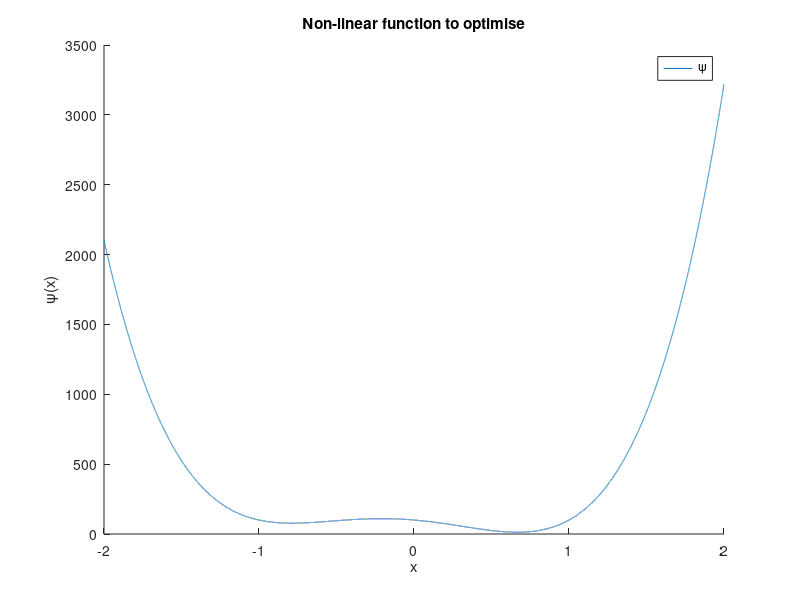
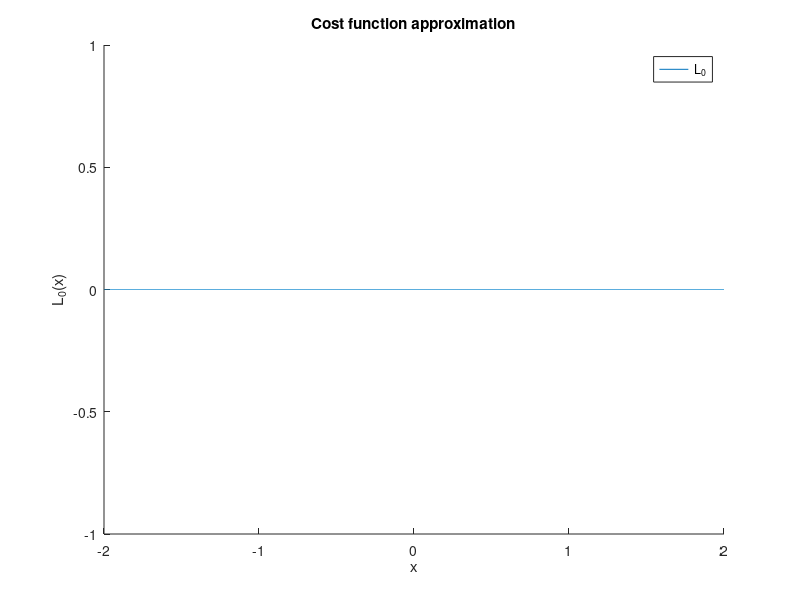

Recreate these plots in MATLAB, in order.
%%%%%%%%%%%%%%%%%%%%%%%%%%%%%%%%%%%%%%%%%%%%%%%%%%%%
%%% Single Variable Non-convex Function Minimization
%%% 
%%% Source code for paper: Global optimality of approximate dynamic programming and its use in non-convex function minimization
%%% Authors: Ali Heydari and S.N. Balakrishnan
%%% Journal: Applied Soft Computing, Vol. 24, 2014, pp. 291�303
%%% 
%%% Copyright 2013 by Ali Heydari (heydari.ali@gmail.com)
%%% Author Webpage: http://webpages.sdsmt.edu/~aheydari/
%%%
%%% Refer to the paper and the notations used therein for understanding this code
%%%
%%% Author of the code: 
%%% Vittorio Giammarino
%%% DSCS, Tu Delft, 2018
%%%%%%%%%%%%%%%%%%%%%%%%%%%%%%%%%%%%%%%%%%%%%%%%%%%%%
clc; clear;

%% Initialization

% The function subject to minimization
c = 100;
psi = @(x) c*[2.1333*x^4 + 0.9333*x^3 - 2.1333*x^2 - 0.9333*x + 1]; % A non-convex psi to optimze

dt = 1e-4; %Sampling time of the discrete system
tf =  1; %The simulation will be performed from t=0 to this value
N = tf/dt; %Number of steps during each simulation 

% System dynamics
f = @(x) [0];
g = [1];

Q = @(x) [0*dt*x^2];
R = 1;

n = 1; m = 1; %system order and number of inputs

X_k =  (rand(n,1)*2-1); %Initial states selection

% Basis functions
phi = @(x) [1 x x^2 x^3 x^4 x^5 x^6 x^7]';
dphi_dx = @(x) [0 1 2*x 3*x^2 4*x^3 5*x^4 6*x^5 7*x^6]';
sigma = @(x) [1 x x^2 x^3 x^4 x^5 x^6]';

% Initializing memory
FinalW = zeros(length(phi(X_k)),N);
FinalV = zeros(length(sigma(X_k)),N); %Scalar control, for now

%% NN Training

MaxEpochNo = 3; % Unlike Algorithm 1 of the paper, where "beta" was defined for evaluating the convergence of "Step 6", we're setting a fixed number of iterations for that successive approximation
NoOfEquations = 100; % Number of sample "x" selected for training using least squares
StateSelectionWidth = 2; % the states will be selected from interval (-StateSelectionWidth, StateSelectionWidth)

f_bar = @(x) dt*f(x); % Discretized R
g_bar = dt*g; % Discretized g
Q_bar = @(x) dt*Q(x); %Discretized Q
R_bar = dt*R; % Discretized R

tic
W = zeros(length(phi(X_k)),N,MaxEpochNo);
V = zeros(length(sigma(X_k)),N,MaxEpochNo); %Scalar control, for now

% Variables defined for least squares calculation, refer to the Appendix in the paper
RHS_J = zeros(NoOfEquations,1); %Right Half Square J
RHS_U = zeros(NoOfEquations,m); %Right Half Square U
LHS_J = zeros(NoOfEquations,length(phi(X_k))); %Left Half Square J
LHS_U = zeros(NoOfEquations,length(sigma(X_k))); %Left Half Square U

diverged = 0;

% Training process based on Algorithm 1 of the paper
for t = 0:N-1
    k = N - t; %Changing from N to 1
    W(:,k,1) = FinalW(:,k);
    V(:,k,1) = FinalV(:,k);
    if diverged == 0
        if mod(k,50)==0
            fprintf('Current time = %g\n',k);
        end 
        if k == N % Step 2
            for i=1:NoOfEquations
                X_k =  (rand(1,1)*2-1) * StateSelectionWidth; %Initial states selection
                J_k_t = psi(X_k);
                RHS_J(i,:) = J_k_t;
                LHS_J(i,:) = phi(X_k)';
                RHS_U(i,:) = zeros(m,1)'; %Just to assign some values
                LHS_U(i,:) = sigma(X_k)';
            end
            if det(LHS_J'*LHS_J)==0
                fprintf('det phi = 0\n');
                break;
            end
            FinalW(:,k) = (LHS_J'*LHS_J)\LHS_J'*RHS_J;
        else % Step 3
            for i=1:NoOfEquations % Step 4
                U_k = 0;
                % Step 5
                X_k =  (rand(1,1)*2-1) * StateSelectionWidth; %Initial states selection
                
                % Steps 6 and 7 of Algorithm 1 (conducting a fixed number
                % of iterations instead of using a convergence tolerance
                % beta
                % like in the paper)
                for j = 1:MaxEpochNo-1 
                    X_k_plus_1 = X_k+f_bar(X_k)+g_bar*U_k;
                    U_k = -.5*R_bar\g_bar*dphi_dx(X_k_plus_1)'*FinalW(:,k+1);
                end
                RHS_U(i,:) = U_k';
                LHS_U(i,:) = sigma(X_k)';
                % Generate target for updating W
                X_k_plus_1 = X_k+f_bar(X_k)+g_bar*U_k;
                J_k_plus_1 = FinalW(:,k+1)'*phi(X_k_plus_1);
                J_k_t = Q_bar(X_k)+U_k*R_bar*U_k+J_k_plus_1;
                RHS_J(i,:) = J_k_t;
                LHS_J(i,:) = phi(X_k)';
            end
            if det(LHS_U'*LHS_U)==0
                fprintf('det sigma = 0\n');
                break;
            end
            % Step 8
            FinalV(:,k) = (LHS_U'*LHS_U)\LHS_U'*RHS_U;

            if det(LHS_J'*LHS_J)==0
                fprintf('det phi = 0\n');
                break;
            end
            % Step 9   
            FinalW(:,k) = (LHS_J'*LHS_J)\LHS_J'*RHS_J;
        end

        if isnan(FinalW(:,k))
            fprintf('Training W is diverging...\n');
            diverged = 1;
            break;
        end
        if isnan(FinalV(:,k))
            fprintf('Training V is diverging...\n');
            diverged = 1;
            break;
        end
    end
end
toc
 

%% Plot Results

x=-StateSelectionWidth:dt:StateSelectionWidth;

% Compute values for function and cost function
function_value = zeros(length(x),1);
cost_function_value = zeros(length(x),1);
for i=1:length(x)
    function_value(i) = psi(x(i));
    cost_function_value(i) = FinalW(:,1)'*phi(x(i));
end

% Plot
figure('NumberTitle', 'off', 'Name', 'Non-linear function')
    hold on
    plot(x,function_value)
    title('Non-linear function to optimise');
    xlabel('x');
    ylabel('\psi(x)');
    legend('\psi');

figure('NumberTitle', 'off', 'Name', 'Cost function')
    hold on
    plot(x,cost_function_value)
    title('Cost function approximation');
    xlabel('x');
    ylabel('L_0(x)');
    legend('L_0');